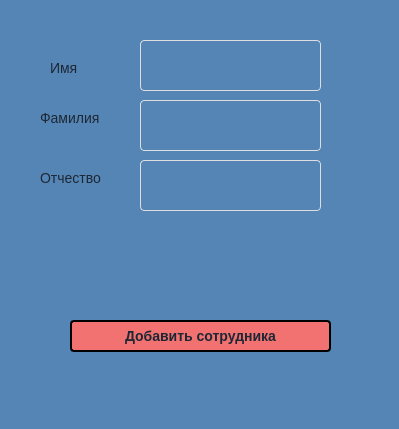
<?xml version="1.0" encoding="UTF-8"?>
<ui version="4.0">
 <class>MainWindow</class>
 <widget class="QMainWindow" name="MainWindow">
  <property name="geometry">
   <rect>
    <x>0</x>
    <y>0</y>
    <width>399</width>
    <height>429</height>
   </rect>
  </property>
  <property name="windowTitle">
   <string>MainWindow</string>
  </property>
  <property name="styleSheet">
   <string notr="true">background: #5585B5;
padding: 0;
    margin: 0;
    font-family: 'Open Sans', sans-serif;
    font-size: 14px;
    color: #1D2734;
</string>
  </property>
  <widget class="QWidget" name="centralwidget">
   <widget class="QTextEdit" name="textSurname">
    <property name="geometry">
     <rect>
      <x>140</x>
      <y>100</y>
      <width>181</width>
      <height>51</height>
     </rect>
    </property>
    <property name="styleSheet">
     <string notr="true">width: 100%;
    outline: none;
    border: 1px solid #DCDEE1;
    border-radius: 4px;
    color: #1D2734;
    padding-left: 16px;
    box-sizing: border-box;
    -webkit-appearance: none;</string>
    </property>
   </widget>
   <widget class="QLabel" name="label">
    <property name="geometry">
     <rect>
      <x>40</x>
      <y>110</y>
      <width>60</width>
      <height>16</height>
     </rect>
    </property>
    <property name="styleSheet">
     <string notr="true"/>
    </property>
    <property name="text">
     <string>Фамилия</string>
    </property>
   </widget>
   <widget class="QLabel" name="label_2">
    <property name="geometry">
     <rect>
      <x>50</x>
      <y>60</y>
      <width>31</width>
      <height>16</height>
     </rect>
    </property>
    <property name="styleSheet">
     <string notr="true"/>
    </property>
    <property name="text">
     <string>Имя</string>
    </property>
   </widget>
   <widget class="QLabel" name="label_3">
    <property name="geometry">
     <rect>
      <x>40</x>
      <y>170</y>
      <width>71</width>
      <height>16</height>
     </rect>
    </property>
    <property name="styleSheet">
     <string notr="true"/>
    </property>
    <property name="text">
     <string>Отчество </string>
    </property>
   </widget>
   <widget class="QTextEdit" name="textName">
    <property name="geometry">
     <rect>
      <x>140</x>
      <y>40</y>
      <width>181</width>
      <height>51</height>
     </rect>
    </property>
    <property name="styleSheet">
     <string notr="true">width: 100%;
    outline: none;
    border: 1px solid #DCDEE1;
    border-radius: 4px;
    color: #1D2734;
    padding-left: 16px;
    box-sizing: border-box;
    -webkit-appearance: none;</string>
    </property>
   </widget>
   <widget class="QTextEdit" name="textPatr">
    <property name="geometry">
     <rect>
      <x>140</x>
      <y>160</y>
      <width>181</width>
      <height>51</height>
     </rect>
    </property>
    <property name="styleSheet">
     <string notr="true">width: 100%;
    outline: none;
    border: 1px solid #DCDEE1;
    border-radius: 4px;
    color: #1D2734;
    padding-left: 16px;
    box-sizing: border-box;
    -webkit-appearance: none;</string>
    </property>
   </widget>
   <widget class="QPushButton" name="addWorkerButton">
    <property name="geometry">
     <rect>
      <x>70</x>
      <y>320</y>
      <width>261</width>
      <height>32</height>
     </rect>
    </property>
    <property name="styleSheet">
     <string notr="true">border: 2px solid;
border-radius: 4px;
box-sizing: border-box;
cursor: pointer;
outline: none;
position: relative;
transition: 0.3s;
font-weight: 600;
vertical-align: middle;
background: #F27171;</string>
    </property>
    <property name="text">
     <string>Добавить сотрудника</string>
    </property>
   </widget>
   <widget class="QLabel" name="txtErr">
    <property name="geometry">
     <rect>
      <x>90</x>
      <y>280</y>
      <width>221</width>
      <height>20</height>
     </rect>
    </property>
    <property name="text">
     <string/>
    </property>
   </widget>
  </widget>
  <widget class="QMenuBar" name="menubar">
   <property name="geometry">
    <rect>
     <x>0</x>
     <y>0</y>
     <width>399</width>
     <height>19</height>
    </rect>
   </property>
  </widget>
  <widget class="QStatusBar" name="statusbar"/>
 </widget>
 <resources/>
 <connections/>
</ui>
